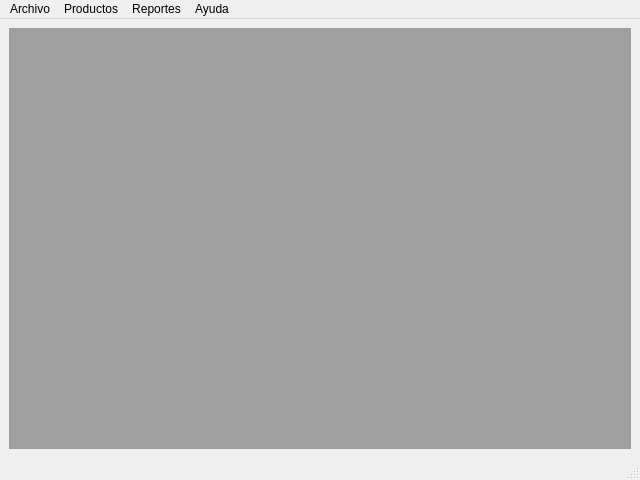
<?xml version="1.0" encoding="UTF-8"?>
<ui version="4.0">
 <class>GestorInventario</class>
 <widget class="QMainWindow" name="GestorInventario">
  <property name="geometry">
   <rect>
    <x>0</x>
    <y>0</y>
    <width>640</width>
    <height>480</height>
   </rect>
  </property>
  <property name="windowTitle">
   <string>Gestor inventario dispositivos S.A.S</string>
  </property>
  <widget class="QWidget" name="wdg_principal">
   <layout class="QGridLayout" name="gridLayout">
    <item row="0" column="0">
     <layout class="QVBoxLayout" name="lay_ver_principal">
      <item>
       <widget class="QMdiArea" name="mdi_principal"/>
      </item>
     </layout>
    </item>
   </layout>
  </widget>
  <widget class="QMenuBar" name="mbr_principal">
   <property name="geometry">
    <rect>
     <x>0</x>
     <y>0</y>
     <width>640</width>
     <height>21</height>
    </rect>
   </property>
   <widget class="QMenu" name="mnu_archivo">
    <property name="title">
     <string>Archivo</string>
    </property>
    <addaction name="mni_salir"/>
   </widget>
   <widget class="QMenu" name="mnu_productos">
    <property name="title">
     <string>Productos</string>
    </property>
    <addaction name="mni_producto_registrar"/>
    <addaction name="mni_producto_vender"/>
    <addaction name="mni_producto_buscar"/>
    <addaction name="mni_producto_cambiar_disponibilidad"/>
    <addaction name="mni_producto_agregar_unidades"/>
   </widget>
   <widget class="QMenu" name="mnu_reportes">
    <property name="title">
     <string>Reportes</string>
    </property>
    <addaction name="mni_reporte_rango_fechas"/>
    <addaction name="mni_reporte_productos_mas_vendidos"/>
    <addaction name="mni_reporte_productos_menos_vendidos"/>
    <addaction name="mni_listado_de_productos"/>
   </widget>
   <widget class="QMenu" name="mnu_ayuda">
    <property name="title">
     <string>Ayuda</string>
    </property>
    <addaction name="mni_acerca_de"/>
   </widget>
   <addaction name="mnu_archivo"/>
   <addaction name="mnu_productos"/>
   <addaction name="mnu_reportes"/>
   <addaction name="mnu_ayuda"/>
  </widget>
  <widget class="QStatusBar" name="stt_principal"/>
  <action name="mni_producto_registrar">
   <property name="text">
    <string>Registrar</string>
   </property>
   <property name="shortcut">
    <string>Ctrl+R</string>
   </property>
  </action>
  <action name="mni_producto_vender">
   <property name="text">
    <string>Vender</string>
   </property>
   <property name="shortcut">
    <string>Ctrl+E</string>
   </property>
  </action>
  <action name="mni_producto_buscar">
   <property name="text">
    <string>Buscar</string>
   </property>
   <property name="shortcut">
    <string>Ctrl+B</string>
   </property>
  </action>
  <action name="mni_producto_cambiar_disponibilidad">
   <property name="text">
    <string>Cambiar disponibilidad</string>
   </property>
   <property name="shortcut">
    <string>Ctrl+D</string>
   </property>
  </action>
  <action name="mni_salir">
   <property name="text">
    <string>Salir</string>
   </property>
   <property name="shortcut">
    <string>Ctrl+Q</string>
   </property>
  </action>
  <action name="mni_reporte_rango_fechas">
   <property name="text">
    <string>Productos vendidos en un  rango de fechas</string>
   </property>
   <property name="shortcut">
    <string>Ctrl+F</string>
   </property>
  </action>
  <action name="mni_reporte_productos_mas_vendidos">
   <property name="text">
    <string>Procuctos más vendidos</string>
   </property>
   <property name="shortcut">
    <string>Ctrl+J</string>
   </property>
  </action>
  <action name="mni_reporte_productos_menos_vendidos">
   <property name="text">
    <string>Productos menos vendidos</string>
   </property>
   <property name="shortcut">
    <string>Ctrl+K</string>
   </property>
  </action>
  <action name="mni_acerca_de">
   <property name="text">
    <string>Acerca de</string>
   </property>
  </action>
  <action name="mni_listado_de_productos">
   <property name="text">
    <string>Listado de todos los productos</string>
   </property>
   <property name="shortcut">
    <string>Ctrl+L</string>
   </property>
  </action>
  <action name="mni_producto_agregar_unidades">
   <property name="text">
    <string>Agregar unidades a productos</string>
   </property>
   <property name="shortcut">
    <string>Ctrl+U</string>
   </property>
  </action>
 </widget>
 <resources/>
 <connections/>
</ui>
